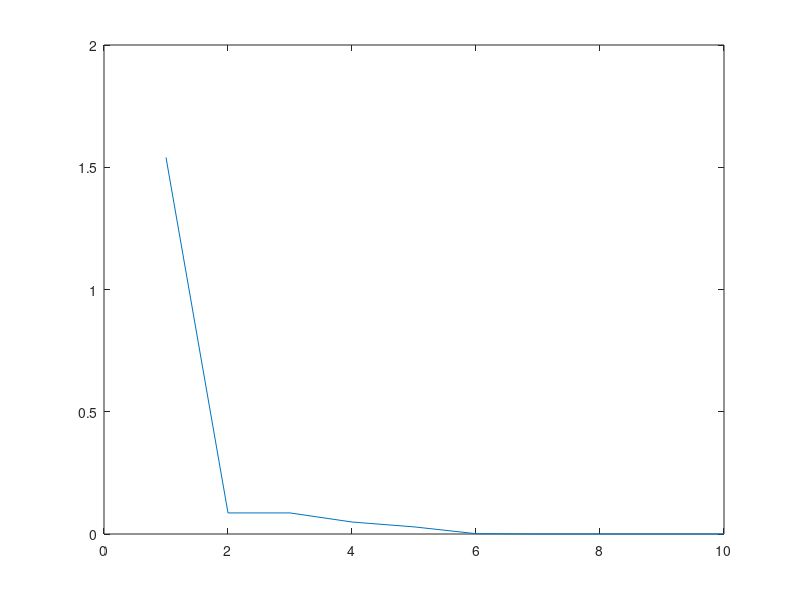

Here is the MATLAB script that generated this plot:
clear all
clc

%min max
limit= [-5 5]; % range jawaban
jum_pop=20;    % jumlah populasi
var=2;         % jumlah variable

% parameter pso
w_max=0.9       % weight
w_min=0.4
c1=1.2;          % konstanta akselerasi
c2=1.2;
iter=1;
iter_max=10;

for it=1:iter_max %bias weight
    w(it)=w_max-((w_max-w_min)/iter_max)*it;
end

for i=1:jum_pop  % baris - jumlah popuasi
    for j=1:var  % kolom - jumlah variable
        position(i,j)= (limit(2)-limit(1))*rand + limit(1);    %population
    end
end
clear i j
 position_awal = position;
 
for i=1:jum_pop  
    for j=1:var  
        velocity(i,j)=0;
    end
end
clear i j
velocity

%y=(x1-1)^2 + (x2+1)^2;
for i=1:jum_pop  % baris - jumlah popuasi
   
   fitness(i)=((position(i,2)-position(i,1))^2)^2 + ((position(i,1)-1)-1)^2;  % fitness  %y=(x1-1)^2 + (x2+1)^2;

end
clear i j

[fitness_best, indek]=min(fitness); % dicari nilai minimum dari fitness, dan lokasi 
Fgbest=fitness_best;
pbest=position(indek,:); % posisi terbaik pada baris(indek), diambil semua sepaket
pgbest=pbest;
Fbest(1)=Fgbest;

for i=1:jum_pop  
    % for j=1:var  
        velocity(i,:)= w(1)*velocity(i,:) + c1*rand*(pbest-position(i,:))+ c2*rand*(pgbest-position(i,:));
    % end
end

position=position+velocity
%masuk iterasi

while iter < iter_max
    iter=iter+1
    
    for ii=1:jum_pop
        for jj=1:var
           if position(ii,jj) < limit(1)
               position(ii,jj)= limit(1);
           elseif position(ii,jj)> limit(2)
               position(ii,jj)= limit(2);
           end
           % stop(t);
        end
    end
    
    for i=1:jum_pop  % baris - jumlah popuasi
        fitness(i)=((position(i,2)-position(i,1))^2)^2 + ((position(i,1)-1)-1)^2;
    end

    clear i j

    [fitness_best, indek]=min(fitness); % dicari nilai minimum dari fitness, dan lokasi 

    pbest=position(indek,:); % posisi terbaik pada baris(indek), diambil semua sepaket

    if fitness_best < Fgbest  
        pgbest=pbest;
        Fgbest=fitness_best
    end

    Fbest(iter)=Fgbest;
 
    for i=1:jum_pop  
    % for j=1:var  
        velocity(i,:)= w(it)*velocity(i,:) + c1*rand*(pbest-position(i,:))+ c2*rand*(pgbest-position(i,:));
    % end
    end
    
     velocity=velocity
     position=position+velocity
 %Fgbest
end

plot(Fbest)
    